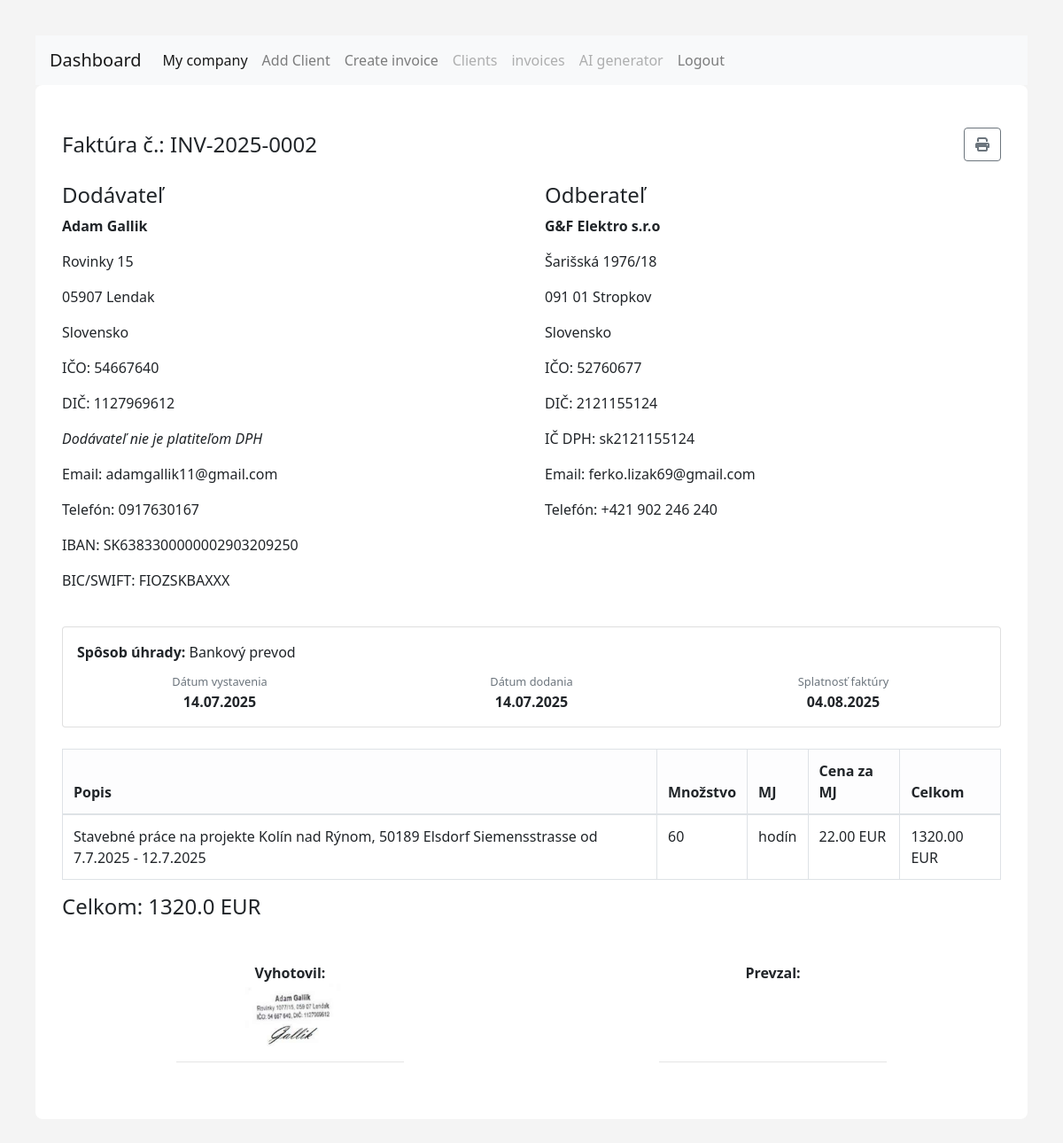
The page /invoice/10 (signed in) on the database its author committed.
### models.py (models this page shows)
class Invoice(db.Model):
        __tablename__ = 'invoices'
        id = db.Column(db.Integer, primary_key=True)
        invoice_number = db.Column(db.String(50), nullable=False)
        date = db.Column(db.Date, nullable=False)
        due_date = db.Column(db.Date, nullable=False)
        user_id = db.Column(db.Integer, db.ForeignKey('users.id'), nullable=False)
        user = db.relationship('User', backref=db.backref('invoices', lazy=True))
        currency = db.Column(db.String(10), nullable=False)
        total_cost = db.Column(db.Float, nullable=False)  # Total cost calculated as quantity
        vat_rate = db.Column(db.Float, nullable=True, default=0.0)  # VAT rate in percentage
        client_id = db.Column(db.Integer, db.ForeignKey('clients.id'), nullable=False)
        company_id = db.Column(db.Integer, db.ForeignKey('companies.id'), nullable=False)  # Foreign key to the company
        company= db.relationship('Company', backref=db.backref('invoices', lazy=True))
        client = db.relationship('Client', backref=db.backref('invoices', lazy=True))
        items = db.relationship("InvoiceItem", back_populates="invoice", cascade="all, delete-orphan")
        created_at = db.Column(db.DateTime, default=datetime.now(timezone.utc))  # Timestamp when the invoice was created

class Company(db.Model):
        __tablename__ = 'companies'
        id = db.Column(db.Integer, primary_key=True)
        name = db.Column(db.String(100), nullable=False)
        ico = db.Column(db.String(20), nullable=False)
        dic = db.Column(db.String(20), nullable=False)
        street = db.Column(db.String(100), nullable=False)
        user_id = db.Column(db.Integer, db.ForeignKey('users.id'), nullable=False)
        user = db.relationship('User', backref=db.backref('companies', lazy=True))
        city = db.Column(db.String(50), nullable=False)
        zip_code = db.Column(db.String(20), nullable=False)
        country = db.Column(db.String(50), nullable=False)
        email = db.Column(db.String(100), nullable=False)
        phone = db.Column(db.String(20), nullable=False)
        iban = db.Column(db.String(34), nullable=False)
        bic = db.Column(db.String(11), nullable=False)
        payment_method = db.Column(db.String(50), nullable=False)
        is_vat_payer = db.Column(db.Boolean, default=False)
        ic_dph = db.Column(db.String(20), nullable=True)  # Optional field for VAT ID if the

class Client(db.Model):
        __tablename__ = 'clients'
        id = db.Column(db.Integer, primary_key=True)
        name = db.Column(db.String(100), nullable=False)
        ico = db.Column(db.String(20), nullable=False)
        dic = db.Column(db.String(20), nullable=False)
        street = db.Column(db.String(100), nullable=False)
        user_id = db.Column(db.Integer, db.ForeignKey('users.id'), nullable=False)
        user = db.relationship('User', backref=db.backref('clients', lazy=True))
        city = db.Column(db.String(50), nullable=False)
        zip_code = db.Column(db.String(20), nullable=False)
        country = db.Column(db.String(50), nullable=False)
        email = db.Column(db.String(100), nullable=False)
        phone = db.Column(db.String(20), nullable=False)
        iban = db.Column(db.String(34), nullable=False)
        bic = db.Column(db.String(11), nullable=False)
        payment_method = db.Column(db.String(50), nullable=False)
        is_vat_payer = db.Column(db.Boolean, default=False)
        ic_dph = db.Column(db.String(20), nullable=True)  # Optional field for VAT ID if the client is a VAT payer

class InvoiceItem(db.Model):
    __tablename__ = 'invoice_items'
    id = db.Column(db.Integer, primary_key=True)
    invoice_id = db.Column(db.Integer, db.ForeignKey('invoices.id'), nullable=False)
    description = db.Column(db.String(200), nullable=False)
    quantity = db.Column(db.Integer, nullable=False)
    unit=db.Column(db.String(50), nullable=False)  # e.g., "pcs", "kg", etc.
    price_per_item = db.Column(db.Float, nullable=False)
    total_cost = db.Column(db.Float, nullable=False)
    invoice = db.relationship("Invoice", back_populates="items")

### routes.py (the view)
@main.route('/invoice/<int:invoice_id>')
@login_required
def view_invoice(invoice_id):
    invoice = Invoice.query.filter_by(id=invoice_id, user_id=current_user.id).first_or_404()
    if not invoice.company:
        return "Company information is not set up. Please set up your company first.", 400
    return render_template("invoice.html", invoice_data=invoice, client_data=invoice.client, company_data=invoice.company, items=invoice.items)

### templates/invoice.html (shortened to what this page needs)
{% extends "base.html" %}
{% block content %}
<div class="container py-5">
  <div class="d-flex justify-content-between align-items-center mb-4">
    <h1 class="mb-0">Faktúra č.: {{ invoice_data.invoice_number }}</h1>
    <a href="#" class="btn btn-outline-secondary no-print" onclick="window.print()" title="Tlačiť">
      <i class="fas fa-print"></i>
    </a>
  </div>
  <div class="row">
    <div class="col-md-6">
      <h4>Dodávateľ</h4>
      <p><strong>{{ company_data.name }}</strong></p>
      <p>{{ company_data.street }}</p>
      <p>{{ company_data.zip_code }} {{ company_data.city }}</p>
      <p>{{ company_data.country }}</p>
      <p>IČO: {{ company_data.ico }}</p>
      <p>DIČ: {{ company_data.dic }}</p>
      {% if company_data.is_vat_payer and company_data.ic_dph %}
        <p>IČ DPH: {{ company_data.ic_dph }}</p>
      {% else %}
        <p><em>Dodávateľ nie je platiteľom DPH</em></p>
      {% endif %}
      <p>Email: {{ company_data.email }}</p>
      <p>Telefón: {{ company_data.phone }}</p>
      <p>IBAN: {{ company_data.iban }}</p>
      <p>BIC/SWIFT: {{ company_data.bic }}</p>
    </div>
    <div class="col-md-6">
      <h4>Odberateľ</h4>
      <p><strong>{{ client_data.name }}</strong></p>
      <p>{{ client_data.street }}</p>
      <p>{{ client_data.zip_code }} {{ client_data.city }}</p>
      <p>{{ client_data.country }}</p>
      <p>IČO: {{ client_data.ico }}</p>
      <p>DIČ: {{ client_data.dic }}</p>
      {% if not client_data.ic_dph %}
        <p><em>Odberateľ nie je platiteľom DPH</em></p>
      {% else %}
        <p>IČ DPH: {{ client_data.ic_dph }}</p>
      {% endif %}
      <p>Email: {{ client_data.email }}</p>
      <p>Telefón: {{ client_data.phone }}</p>
    </div>
  </div>
  <div class="card my-4 p-3">
    <p class="mb-2"><strong>Spôsob úhrady:</strong> {{ company_data.payment_method }}</p>
    <div class="row text-center">
      <div class="col">
        <small class="text-muted">Dátum vystavenia</small>
        <div><strong>{{ invoice_data.date.strftime('%d.%m.%Y') }}</strong></div>
      </div>
      <div class="col">
        <small class="text-muted">Dátum dodania</small>
        <div><strong>{{ invoice_data.date.strftime('%d.%m.%Y') }}</strong></div>
      </div>
      <div class="col">
        <small class="text-muted">Splatnosť faktúry</small>
        <div><strong>{{ invoice_data.due_date.strftime('%d.%m.%Y') }}</strong></div>
      </div>
    </div>
  </div>
  <table class="table table-bordered">
    <thead class="table-light">
      <tr>
        <th>Popis</th>
        <th>Množstvo</th>
        <th>MJ</th>
        <th>Cena za MJ</th>
        <th>Celkom</th>
      </tr>
    </thead>
    <tbody>
  {% for item in invoice_data.items %}
    <tr>
      <td>{{ item.description }}</td>
      <td>{{ item.quantity }}</td>
      <td>{{ item.unit or '' }}</td>
      <td>{{ "%.2f"|format(item.price_per_item) }} {{ invoice_data.currency }}</td>
      <td>{{ "%.2f"|format(item.total_cost) }} {{ invoice_data.currency }}</td>
    </tr>
  {% endfor %}
</tbody>
  </table>
  {% if company_data.is_vat_payer %}
    <div class="mt-3">
      <p>Základ DPH: {{ "%.2f"|format(invoice_data.total_cost) }} {{ invoice_data.currency }}</p>
      <p>Sadzba DPH: {{ invoice_data.vat_rate }}%</p>
      <p>DPH: {{ "%.2f"|format(invoice_data.total_cost * invoice_data.vat_rate / 100) }} {{ invoice_data.currency }}</p>
      <h4>Spolu na úhradu: {{ "%.2f"|format(invoice_data.total_cost * (1 + invoice_data.vat_rate / 100)) }} {{ invoice_data.currency }}</h4>
    </div>
  {% else %}
    <h4 class="mt-3 text-end">Celkom: {{ invoice_data.total_cost }} {{ invoice_data.currency }}</h4>
  {% endif %}
  <div class="row mt-5">
    <div class="col text-center">
      <strong>Vyhotovil:</strong><br>
      <img src="{{ url_for('static', filename='stamp.png', _external=True) }}" alt="Stamp" style="max-height: 80px;"><br>
      <hr class="w-50 mx-auto">
    </div>
    <div class="col text-center">
      <strong>Prevzal:</strong><br><br><br><br>
      <hr class="w-50 mx-auto">
    </div>
  </div>
</div>
{% endblock %}

### templates/base.html (shortened to what this page needs)
<!DOCTYPE html>
<html lang="en">
<head>
<link rel="stylesheet" href="https://cdn.jsdelivr.net/npm/bootstrap@4.0.0/dist/css/bootstrap.min.css">
<link rel="stylesheet" href="https://cdnjs.cloudflare.com/ajax/libs/font-awesome/6.4.0/css/all.min.css">
</head>
<body>
<nav class="navbar navbar-expand-lg navbar-light bg-light">
  <a class="navbar-brand" href="/dashboard">Dashboard</a>
  <div class="collapse navbar-collapse" id="navbarNav">
    <ul class="navbar-nav">
      <li class="nav-item active">
        <a class="nav-link" href="/my_company">My company <span class="sr-only">(current)</span></a>
      </li>
      <li class="nav-item">
        <a class="nav-link" href="/add_client">Add Client</a>
      </li>
      <li class="nav-item">
        <a class="nav-link" href="/add_invoice">Create invoice</a>
      </li>
      <li class="nav-item">
        <a class="nav-link disabled" href="/clients">Clients</a>
      </li>
      <li class="nav-item">
        <a class="nav-link disabled" href="/invoices">invoices</a>
      </li>
      <li class="nav-item">
        <a class="nav-link disabled" href="/ai_invoice">AI generator</a>
      </li>
    <li class="nav-item">
  <a class="nav-link" href="{{ url_for('main.logout') }}">Logout</a>
      </li>
    </ul>
  </div>
</nav>
  <div class="container">
      {% block content %}
      {% endblock %}
    </div>
</body>
</html>

### templates/base.html (style rules this page uses)
body { font-family: 'Segoe UI', sans-serif; background: #f4f4f4; padding: 40px; }
.container { margin: auto; background: #fff; border-radius: 8px; }
h1 { margin-bottom: 20px; }
h1 { font-size: 24px; margin-bottom: 20px; }

### rows shown on the page
Invoice: invoice_number "INV-2025-0002", date "14.07.2025", due_date "04.08.2025", currency "EUR", total_cost "1320.0"
Company: name "Adam Gallik", street "Rovinky 15", zip_code "05907", city "Lendak", country "Slovensko", ico "54667640", dic "1127969612", email "adamgallik11@gmail.com", phone "0917630167", iban "SK6383300000002903209250", bic "FIOZSKBAXXX", payment_method "Bankový prevod"
Client: name "G&F Elektro s.r.o", street "Šarišská 1976/18", zip_code "091 01", city "Stropkov", country "Slovensko", ico "52760677", dic "2121155124", ic_dph "sk2121155124", email "ferko.lizak69@gmail.com", phone "+421 902 246 240"
InvoiceItem: description "Stavebné práce na projekte Kolín nad Rýnom, 50189 Elsdorf Siemensstrasse od 7.7.2025 - 12.7.2025", quantity "60", unit "hodín", price_per_item "22.00", total_cost "1320.00"
